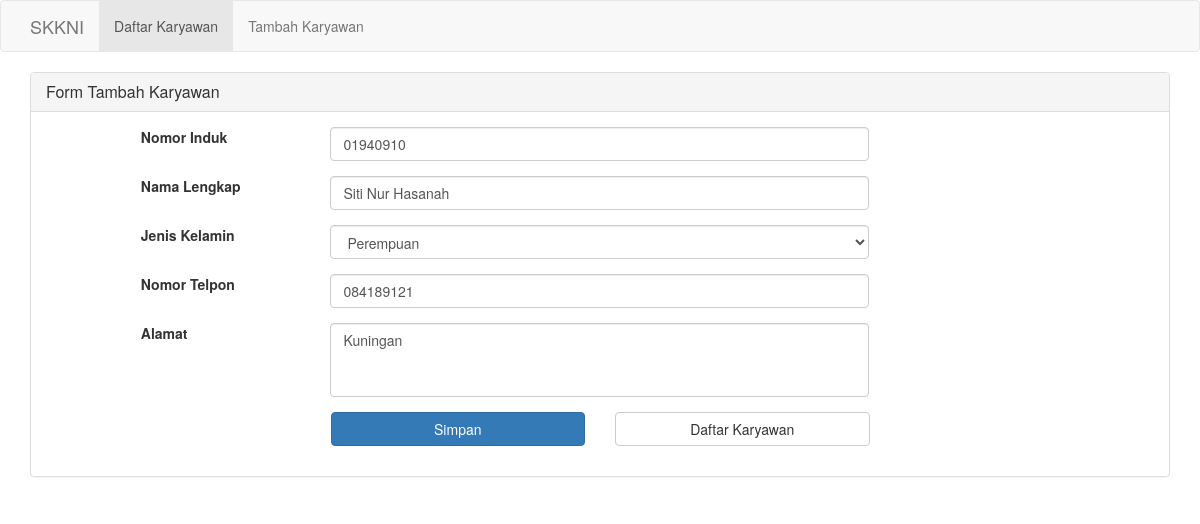
The page /editKaryawan.php?id=5 on the database its author committed.
### tables this page shows
CREATE TABLE `karyawan` (
  `id` int(11) NOT NULL,
  `nomor_induk` varchar(20) NOT NULL,
  `nama_lengkap` varchar(200) NOT NULL,
  `jk` enum('L','P') NOT NULL,
  `telpon` varchar(20) NOT NULL,
  `alamat` text NOT NULL
);

### core/_other.php (called while the page is built, shortened)
<?php
function getFrom($index) {
	$get = isset($_GET[$index]) ? $_GET[$index] : "";
	return $get;
}

### core/_crud.php (called while the page is built, shortened)
<?php
function select($columns, $table, $conditions = NULL) {
	if ($conditions != NULL) {
		$sql = "SELECT $columns FROM $table WHERE $conditions ";
	} else {
		$sql = "SELECT $columns FROM $table";
	}
	return query($sql);
}
function result($query) {
	return mysqli_fetch_object($query);
}
function query($sql){
	global $link;
	if ($data = mysqli_query($link, $sql)){
		return $data;
	} else {
		die(mysqli_error($link));
	}
}
?>

### editKaryawan.php (the view, shortened to what this page needs)
<?php
if (isset($_GET['id']) && $_GET['id'] != 0) {
	$id = getFrom('id');
	$karyawan = select("*", "karyawan", "id = $id");
	$ky = result($karyawan);
} else {
	header("Location: index.php");
}
?>
<!DOCTYPE html>
<html lang="en">
<head>
</head>
<link rel="stylesheet" href="assets/css/bootstrap.min.css">
<body>
	<?php
		require_once 'templates/_menu.php';
	?>
	<div id="content" class="container">
		<div class="panel panel-default">
			<div class="panel-heading">
				<h3 class="panel-title">Form Tambah Karyawan</h3>
			</div>
			<div class="panel-body">
				<form action="editKaryawan.php?id=<?= $ky->id ?>" method="POST">
					<div class="row form-group">
						<label class="col-md-2 col-md-offset-1">Nomor Induk</label>
						<div class="col-md-6">
							<input type="text" name="nomor_induk" class="form-control" required value="<?php echo $ky->nomor_induk; ?>">
						</div>
						<div class="col-md-3"><p class="text-danger"><?php echo $errNomorInduk; ?></p></div>
					</div>
					<div class="row form-group">
						<label class="col-md-2 col-md-offset-1">Nama Lengkap</label>
						<div class="col-md-6">
							<input type="text" name="nama_lengkap" class="form-control" required value="<?php echo $ky->nama_lengkap ?>">
						</div>
						<div class="col-md-3"><p class="text-danger"><?php echo $errNamaLengkap; ?></p></div>
					</div>
					<div class="row form-group">
						<label class="col-md-2 col-md-offset-1">Jenis Kelamin</label>
						<div class="col-md-6">
							<select name="jk" class="form-control" required>
								<?php if($ky->jk == "L"): ?>
									<option value="L" selected>Laki-Laki</option>
									<option value="P">Perempuan</option>
								<?php else: ?>
									<option value="P" selected>Perempuan</option>
								<?php endif; ?>
							</select>
						</div>
						<div class="col-md-3"><p class="text-danger"><?php echo $errJK; ?></p></div>
					</div>
					<div class="row form-group">
						<label class="col-md-2 col-md-offset-1">Nomor Telpon</label>
						<div class="col-md-6">
							<input type="text" name="telpon" class="form-control" required value="<?php echo $ky->telpon ?>">
						</div>
						<div class="col-md-3"><p class="text-danger"><?php echo $errTelpon; ?></p></div>
					</div>
					<div class="row form-group">
						<label class="col-md-2 col-md-offset-1">Alamat</label>
						<div class="col-md-6">
							<textarea name="alamat" rows="3" style="resize: none;" class="form-control" required><?php echo $ky->alamat; ?></textarea>
						</div>
						<div class="col-md-3"><p class="text-danger"><?php echo $errAlamat; ?></p></div>
					</div>
					<div class="row form-group">
						<label class="col-md-3"></label>
						<div class="col-md-3">
							<input type="submit" value="Simpan" class="btn btn-primary btn-block" name="submit">
						</div>
						<div class="col-md-3">
							<a href="index.php" class="btn btn-default btn-block">Daftar Karyawan</a>
						</div>
					</div>
				</form>
			</div>
		</div>
	</div>
</body>
</html>

### rows shown on the page
karyawan: nomor_induk "01940910", nama_lengkap "Siti Nur Hasanah", jk "Perempuan", telpon "084189121", alamat "Kuningan"
